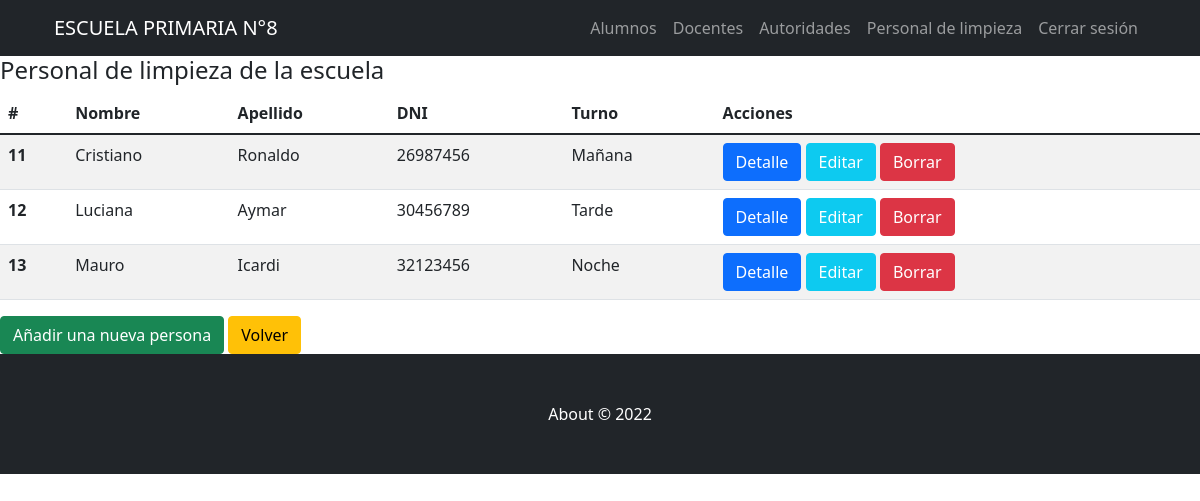
The app's page /AppZero/personal_limpieza/lista (signed in) with its own data.
### AppZero/models.py (models this page shows, shortened)
class PersLimp(models.Model):
    nombre=models.CharField(max_length=40)
    apellido=models.CharField(max_length=40)
    DNI = models.IntegerField()
    direccion=models.CharField(max_length=60, blank=True, null=True)
    telefono=models.IntegerField(blank=True, null=True)
    email=models.EmailField(blank=True, null=True)
    turno = models.CharField(max_length=40)

### AppZero/views.py (the view)
# urls.py: path('personal_limpieza/lista', views.PersLimpList.as_view(), name="PersLimpList"),
@method_decorator(login_required(login_url='Login'), name='dispatch')
@method_decorator(personal_permitido(cargo_permitido=['Recursos Humanos']), name='dispatch')
class PersLimpList(ListView):
    model = PersLimp
    template_name = 'AppZero/PersLimp/perslimp_list.html'

### AppZero/Templates/AppZero/PersLimp/perslimp_list.html
{% extends "AppZero/padre.html" %}
{% load static %}
{% block contenidoAdicional %}
<h4>Personal de limpieza de la escuela</h4>
<table class="table table-striped">
    <thead>
      <tr>
        <th scope="col">#</th>
        <th scope="col">Nombre</th>
        <th scope="col">Apellido</th>
        <th scope="col">DNI</th>
        <th scope="col">Turno</th>
        <th scope="col">Acciones</th>
      </tr>
    </thead>
    <tbody>
    {% for per in object_list %}
      <tr>
        <th scope="row">{{per.id}}</th>
        <td>{{per.nombre}}</td>
        <td>{{per.apellido}}</td>
        <td>{{per.DNI}}</td>
        <td>{{per.turno}}</td>
        <td>
            <a class="btn btn-primary" href="{% url 'PersLimpDetail' per.id %}">Detalle</a>
            <a class="btn btn-info text-white" href="{% url 'PersLimpUpdate' per.id %}">Editar</a>
            <a class="btn btn-danger" href="{% url 'PersLimpDelete' per.id %}">Borrar</a>
        </td>
      </tr>
    {% endfor %}
    </tbody>
  </table>
  <a class="btn btn-success" href="{% url 'PersLimpCreate' %}">Añadir una nueva persona</a>
  <a class="btn btn-warning" href="{% url 'Inicio' %}">Volver</a>
{% endblock %}

### records on screen
PersLimp: id "11", nombre "Cristiano", apellido "Ronaldo", DNI "26987456", turno "Mañana"
PersLimp: id "12", nombre "Luciana", apellido "Aymar", DNI "30456789", turno "Tarde"
PersLimp: id "13", nombre "Mauro", apellido "Icardi", DNI "32123456", turno "Noche"
